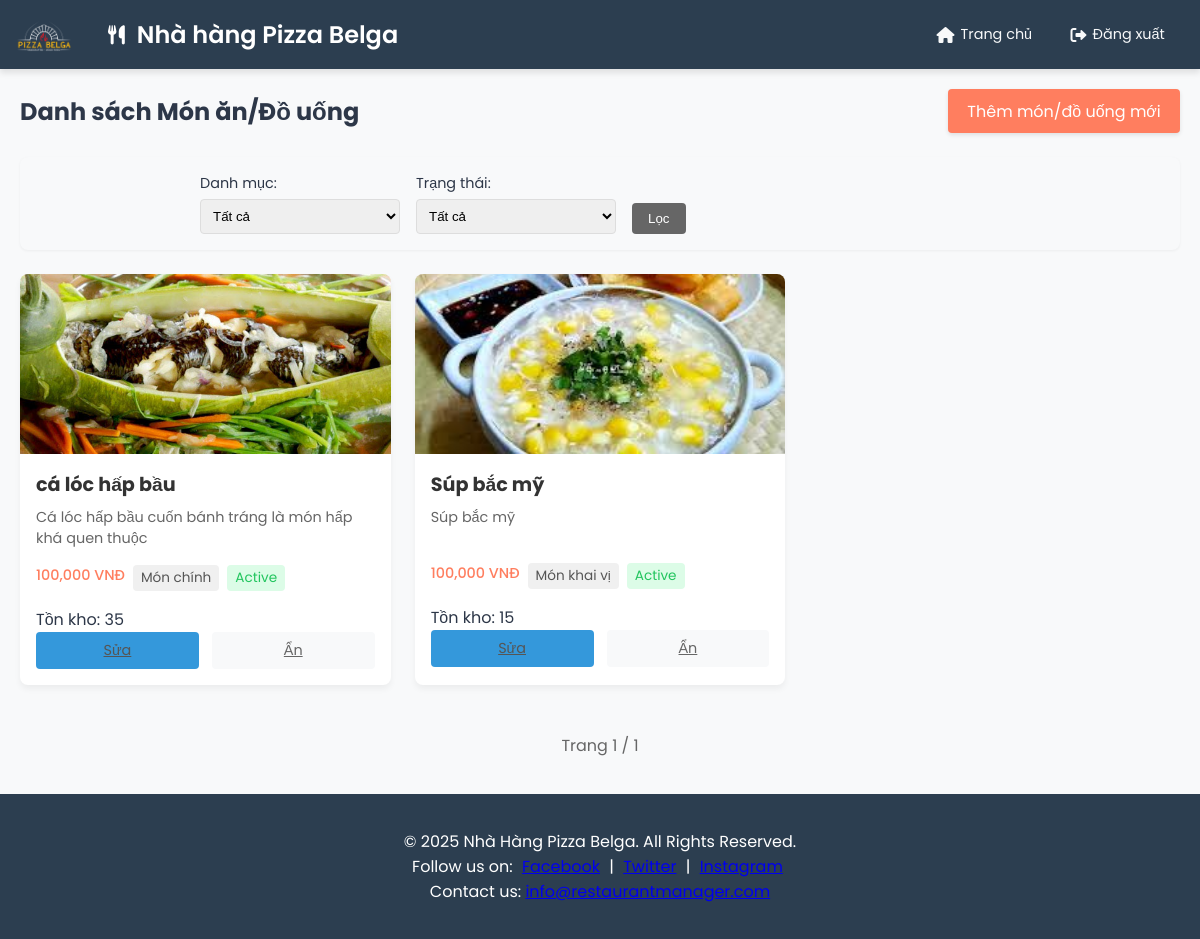
The app's page /menu/ with its own data.
### models/menu_item.py (models this page shows, shortened)
class MenuItem(db.Model):
    __tablename__ = 'menu_items'
    id = db.Column(db.Integer, primary_key=True)
    name = db.Column(db.String(120), nullable=False)
    description = db.Column(db.Text)
    price = db.Column(db.Float, nullable=False)
    category = db.Column(db.String(50))  # Ví dụ: appetizer, main course, dessert, drink,...
    active = db.Column(db.Boolean, default=True)
    image = db.Column(db.String(255))
    inventory = db.Column(db.Integer, nullable=True)
    order_items = db.relationship("OrderItem", backref="menu_item", lazy=True)

### routes/menu.py (the view)
@menu_bp.route('/')
def list_menu():
    page = request.args.get('page', 1, type=int)
    category = request.args.get('category', '')
    status = request.args.get('status', '')
    query = MenuItem.query
    if category:
        query = query.filter(MenuItem.category == category)
    if status:
        is_active = status == 'active'
        query = query.filter(MenuItem.active == is_active)
    total_items = query.count()
    total_pages = (total_items - 1) // ITEMS_PER_PAGE + 1
    menu_items = query.order_by(MenuItem.id.desc()) \
                    .offset((page - 1) * ITEMS_PER_PAGE) \
                    .limit(ITEMS_PER_PAGE) \
                    .all()
    return render_template('menu.html',
                          menu_items=menu_items,
                          page=page,
                          total_pages=total_pages)

### app.py (called while the page is built)
@app.before_request
def log_request_info():
    logging.info(f"Request: {request.method} {request.path}")
    logging.info(f"Headers: {request.headers}")
    logging.info(f"Body: {request.get_data()}")

@app.after_request
def log_response_info(response):
    logging.info(f"Response status: {response.status}")
    return response

### templates/menu.html (shortened to what this page needs)
{% extends "layout.html" %}
{% block content %}
<div class="menu-header">
    <h2>Danh sách Món ăn/Đồ uống</h2>
    <a href="{{ url_for('menu.create_menu_item') }}" class="btn-add">Thêm món/đồ uống mới</a>
</div>
<div class="filter-bar">
    <form method="GET" class="filter-form">
        <div class="filter-group">
            <label for="category">Danh mục:</label>
            <select name="category" id="category">
                <option value="">Tất cả</option>
            </select>
        </div>
        <div class="filter-group">
            <label for="status">Trạng thái:</label>
            <select name="status" id="status">
                <option value="">Tất cả</option>
            </select>
        </div>
        <button type="submit" class="btn-filter">Lọc</button>
    </form>
</div>
<div class="menu-grid">
    {% for item in menu_items %}
    <div class="menu-card">
        <div class="menu-image">
            {% if item.image %}
            <img src="{{ url_for('static', filename=item.image) }}" alt="{{ item.name }}">
            {% else %}
            <div class="no-image">Không có ảnh</div>
            {% endif %}
        </div>
        <div class="menu-details">
            <h3>{{ item.name }}</h3>
            <p class="menu-description">{{ item.description }}</p>
            <div class="menu-meta">
                <span class="menu-price">{{ "{:,.0f}".format(item.price) }} VNĐ</span>
                <span class="menu-category">
                    {% if item.category == 'appetizer' %}
                        Món khai vị
                    {% elif item.category == 'main course' %}
                        Món chính
                    {% elif item.category == 'dessert' %}
                        Tráng miệng
                    {% elif item.category == 'drink' %}
                        Đồ uống
                    {% else %}
                        {{ item.category }}
                    {% endif %}
                </span>
                <span class="menu-status {{ 'active' if item.active else 'inactive' }}">
                    {{ 'Active' if item.active else 'Inactive' }}
                </span>
            </div>
            <div class="menu-inventory">
                <span class="inventory-label">Tồn kho:</span>
                <span class="inventory-value">
                    {% if item.inventory is none %}
                    Không giới hạn
                    {% else %}
                    {{ item.inventory }}
                    {% endif %}
                </span>
            </div>
            <div class="menu-actions">
                <a href="{{ url_for('menu.edit_menu_item', id=item.id) }}" class="btn-edit">Sửa</a>
                <a href="{{ url_for('menu.toggle_menu_item', id=item.id) }}" class="btn-toggle">
                    {{ 'Ẩn' if item.active else 'Hiện' }}
                </a>
            </div>
        </div>
    </div>
    {% endfor %}
</div>
<div class="pagination">
    <span class="pagination-info">Trang {{ page }} / {{ total_pages }}</span>
</div>
{% endblock %}

### templates/layout.html (shortened to what this page needs)
<!DOCTYPE html>
<html lang="en">
<head>
    <link href="https://cdnjs.cloudflare.com/ajax/libs/font-awesome/6.0.0-beta3/css/all.min.css" rel="stylesheet">
    <link rel="stylesheet" href="{{ url_for('static', filename='css/home.css') }}">
    <link rel="stylesheet" href="{{ url_for('static', filename='css/style.css') }}">
    <link rel="stylesheet" href="{{ url_for('static', filename='css/menu.css') }}">
    <link rel="stylesheet" href="{{ url_for('static', filename='css/create_order.css') }}">
    <link rel="stylesheet" href="{{ url_for('static', filename='css/order.css') }}">
    <link rel="stylesheet" href="{{ url_for('static', filename='css/ingredient.css') }}">
    <link rel="stylesheet" href="{{ url_for('static', filename='css/statistical.css') }}">
    <link rel="stylesheet" href="{{ url_for('static', filename='css/manage_user.css') }}">
    <link rel="stylesheet" href="{{ url_for('static', filename='css/payment.css') }}">
</head>
<body>
    <header class="top-header">
        <div class="header-container">
          <div class="logo">
            <img src="{{ url_for('static', filename='images/logo.png') }}" alt="Logo" class="logo-img">
            <h1>Nhà hàng Pizza Belga</h1>
        </div>
            <nav class="main-nav" id="mainNav">
                <ul class="nav-list">
                    <li><a href="{{ url_for('main.home') }}"><i class="fas fa-home"></i> <span>Trang chủ</span></a></li>
                    <li><a href="{{ url_for('auth.logout') }}"><i class="fas fa-sign-out-alt"></i> <span>Đăng xuất</span></a></li>
                </ul>
            </nav>
        </div>
    </header>
    <div class="container">
        <main class="content">
            {% block content %}{% endblock %}
        </main>
    </div>
    <footer class="footer">
      <div class="footer-content" style="text-align: center; padding: 20px 0;">
        <p>&copy; 2025 Nhà Hàng Pizza Belga. All Rights Reserved.</p>
        <p>
          Follow us on:
          <a href="https://www.facebook.com/yourpage" target="_blank" style="margin: 0 5px;">Facebook</a> |
          <a href="https://www.twitter.com/yourprofile" target="_blank" style="margin: 0 5px;">Twitter</a> |
          <a href="https://www.instagram.com/yourprofile" target="_blank" style="margin: 0 5px;">Instagram</a>
        </p>
        <p>Contact us: <a href="mailto:info@restaurantmanager.com">info@restaurantmanager.com</a></p>
      </div>
    </footer>
</body>
</html>

### static/css/style.css (style rules this page uses)
:root { --primary-color: #4a6fa5; --primary-dark: #345785; --secondary-color: #ff7e5f; --accent-color: #38b2ac; --background-color: #f8f9fa; --header-bg: #2c3e50; --header-hover: #34495e; --text-light: #f8f9fa; --text-dark: #2d3748; --border-color: #e2e8f0; --success-color: #38a169; --warning-color: #e9b949; --danger-color: #e53e3e; --info-color: #4299e1; }
* { margin: 0; padding: 0; box-sizing: border-box; }
body { font-family: 'Poppins', sans-serif; background-color: var(--background-color); color: var(--text-dark); min-height: 100vh; display: flex; flex-direction: column; }
.top-header { background: var(--header-bg); color: white; padding: 0.5rem 1rem; box-shadow: 0 4px 6px rgba(0, 0, 0, 0.1); position: sticky; top: 0; z-index: 100; }
.header-container { display: flex; justify-content: space-between; align-items: center; }
.logo { display: flex; align-items: center; }
.logo h1 { margin: 0; font-size: 1.5rem; font-weight: 600; display: flex; align-items: center; }
.logo img.logo-img { margin-right: 36px; width: 3.5rem; height: auto; }
.logo h1::before { content: "\f2e7"; font-family: "Font Awesome 6 Free"; font-weight: 900; margin-right: 12px; font-size: 1.2rem; }
.main-nav { display: flex; align-items: center; }
.nav-list { display: flex; list-style: none; margin: 0; padding: 0; }
.nav-list li { position: relative; }
.nav-list a { display: flex; align-items: center; padding: 1rem 1.2rem; color: var(--text-light); text-decoration: none; font-size: 0.9rem; transition: all 0.2s ease; }
.nav-list a i { margin-right: 6px; font-size: 1rem; }
.container { flex: 1; padding: 20px; }
.content { max-width: 1200px; margin: 0 auto; }
.footer { background-color: var(--header-bg); color: white; text-align: center; padding: 15px 0; margin-top: auto; }
form { max-width: 800px; margin: 0 auto; }

### static/css/menu.css (style rules this page uses)
.menu-header { display: flex; justify-content: space-between; align-items: center; margin-bottom: 1.5rem; }
.filter-bar { background-color: #f8f9fa; padding: 1rem; border-radius: 8px; margin-bottom: 1.5rem; box-shadow: 0 1px 3px rgba(0, 0, 0, 0.05); }
.filter-form { display: flex; flex-wrap: wrap; gap: 1rem; align-items: flex-end; }
.filter-group { display: flex; flex-direction: column; min-width: 200px; }
.filter-group label { margin-bottom: 0.3rem; font-size: 0.9rem; }
.filter-group select { padding: 0.5rem; border-radius: 4px; border: 1px solid #ddd; }
.btn-filter { background-color: #666; color: white; border: none; padding: 0.5rem 1rem; border-radius: 4px; cursor: pointer; transition: background-color 0.3s; }
.menu-grid { display: grid; grid-template-columns: repeat(auto-fill, minmax(300px, 1fr)); gap: 1.5rem; margin-bottom: 2rem; }
.menu-card { background-color: white; border-radius: 8px; overflow: hidden; box-shadow: 0 4px 6px rgba(0, 0, 0, 0.05); transition: transform 0.3s, box-shadow 0.3s; }
.menu-image { height: 180px; overflow: hidden; background-color: #f5f5f5; display: flex; align-items: center; justify-content: center; }
.menu-image img { width: 100%; height: 100%; object-fit: cover; display: block; }
.menu-details { padding: 1rem; }
.menu-details h3 { margin: 0 0 0.5rem 0; font-size: 1.2rem; color: #333; }
.menu-description { color: #666; font-size: 0.9rem; margin-bottom: 1rem; min-height: 40px; display: -webkit-box; -webkit-line-clamp: 2; -webkit-box-orient: vertical; overflow: hidden; }
.menu-meta { display: flex; flex-wrap: wrap; gap: 0.5rem; margin-bottom: 1rem; font-size: 0.9rem; }
.menu-price { font-weight: 500; color: #ff7e5f; }
.menu-category { background-color: #f0f0f0; padding: 0.2rem 0.5rem; border-radius: 4px; color: #555; font-size: 0.85rem; }
.menu-status { padding: 0.2rem 0.5rem; border-radius: 4px; font-size: 0.85rem; }
.menu-status.active { background-color: #dcfce7; color: #22c55e; }
.menu-actions { display: flex; gap: 0.5rem; }
.menu-actions a { text-align: center; padding: 0.5rem; flex: 1; border-radius: 4px; font-size: 0.9rem; transition: all 0.2s; }
.btn-edit { background-color: #f0f0f0; color: #555; }
.btn-toggle { background-color: #f8f9fa; color: #666; }
.btn-add { display: inline-block; background-color: #ff7e5f; color: white; padding: 0.6rem 1.2rem; border-radius: 4px; text-decoration: none; box-shadow: 0 2px 4px rgba(0, 0, 0, 0.1); transition: all 0.3s ease; }
.pagination { display: flex; justify-content: center; align-items: center; gap: 1rem; margin-top: 2rem; padding: 1rem 0; }
.pagination-info { color: #666; }

### static/css/ingredient.css (style rules this page uses)
.btn-edit { background-color: #3498db; margin-right: 5px; }

### records on screen
MenuItem: image (picture), name "cá lóc hấp bầu", description "Cá lóc hấp bầu cuốn bánh tráng là món hấp khá quen thuộc", price "100,000", category "Món chính", active "Active", inventory "35", active "Ẩn"
MenuItem: image (picture), name "Súp bắc mỹ", description "Súp bắc mỹ", price "100,000", category "Món khai vị", active "Active", inventory "15", active "Ẩn"

### other values on screen
{{ page }} "1"
{{ total_pages }} "1"
